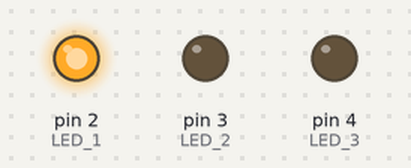
Simulated run of this sketch. Board: Arduino Uno, built with avr-gcc and run on an emulated ATmega328P. On the bench: output pins drawn as LEDs (lit = HIGH).

Above: at 0.5 s.
At 1.5 s:
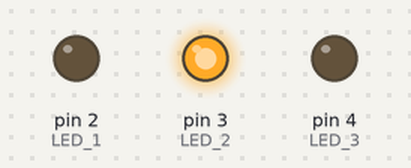
At 5.5 s:
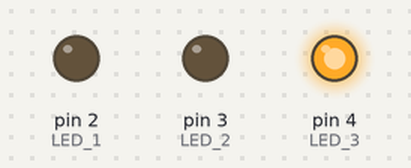
Timing chart, 0 to 7.0 s (numbered marks = the images above):
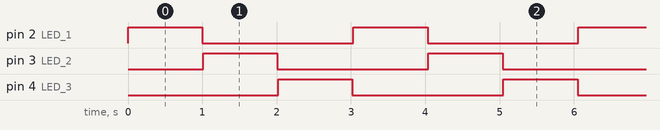

The sketch:

ChaseLights.ino
```cpp
/*
  Three LED Chase Lights


*/
// Declare integer variables for LED On and Off time
// Time is in miliseconds
int onTime = 1000;
int offTime = 10 ;

// the setup function runs once when you press reset or power the board
void setup() {
  // initialize digital pins 2, 3 & 4 as an output.
  pinMode(2, OUTPUT); //LED 1
  pinMode(3, OUTPUT); //LED 2
  pinMode(4, OUTPUT); //LED 3
}

// the loop function runs over and over again forever
void loop() {
  digitalWrite(2, HIGH);     // turn LED 1 on (HIGH is the voltage level)
  delay(onTime);             // wait for 'onTime'
  digitalWrite(2, LOW);      // turn the LED 1 off by making the voltage LOW
  delay(offTime);            // wait  for 'offTime'
  digitalWrite(3, HIGH);     // turn LED 2 on (HIGH is the voltage level)
  delay(onTime);             // wait for 'onTime'
  digitalWrite(3, LOW);      // turn LED 2 off by making the voltage LOW
  delay(offTime);            // wait  for 'offTime'
  digitalWrite(4, HIGH);     // turn LED 3 on (HIGH is the voltage level)
  delay(onTime);             // wait for 'onTime'
  digitalWrite(4, LOW);      // turn LED 3 off by making the voltage LOW
  delay(offTime);            // wait  for 'offTime'
}
```

Measured:
- by itself, pin 2 (LED_1), pin 3 (LED_2), pin 4 (LED_3): alternates HIGH for 1.0 s and LOW for 2.0 s
- by itself, everything shown: repeats every 3.0 s, in 6 steps
